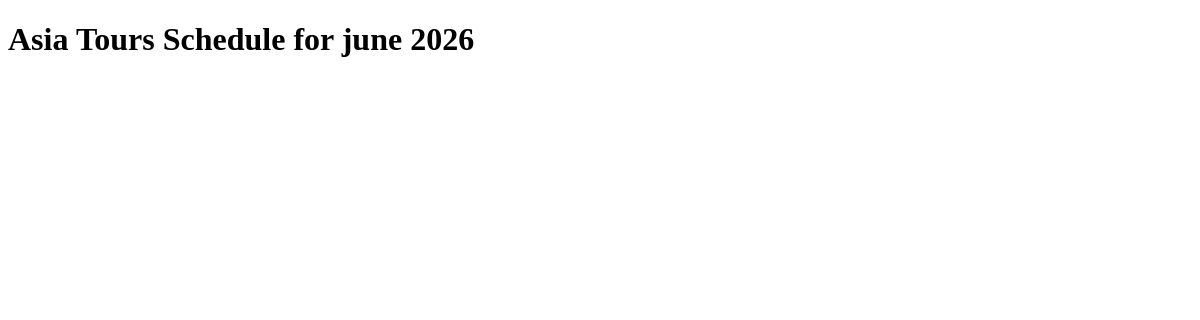
The app's page /, older data.
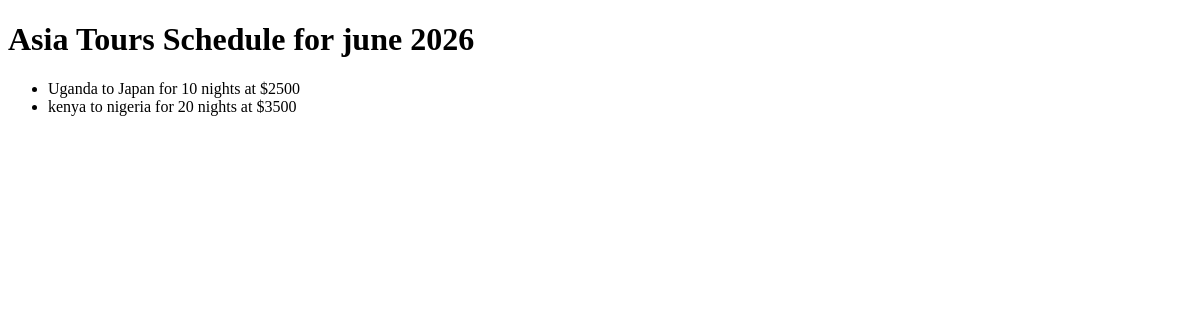
The same page, newer data.
### asiatoursagency/models.py (models this page shows, shortened)
class Tour(models.Model):
    origin_country = models.CharField(max_length=64)
    destination_country = models.CharField(max_length=64)
    number_of_nights = models.IntegerField()
    price = models.IntegerField()

### asiatoursagency/views.py (the view)
# urls.py: path('', views.index, name='index'),
def index(request):
    tours = Tour.objects.all()
    print(f"DEBUG: Found {tours.count()} tours in the database.")
    context = {
        'tours': tours
    }
    return render(request, 'Tours/index.html', context)

### asiatoursagency/Templates/Tours/index.html (shortened to what this page needs)
<!DOCTYPE html>
<html lang="en">
<head>
</head>
<body>
    <h1>Asia Tours Schedule for june 2026</h1>
   <ul>
{% for tour in tours %}
<li>
    {{tour.origin_country}} to {{tour.destination_country}} for {{tour.number_of_nights}} nights at ${{tour.price}}
</li>
{% endfor %}
   </ul>
</body>
</html>

Row changes from the older to the newer data that the page shows:
added Tour: origin_country "Uganda", destination_country "Japan", number_of_nights "10", price "2500"
added Tour: origin_country "kenya", destination_country "nigeria", number_of_nights "20", price "3500"
